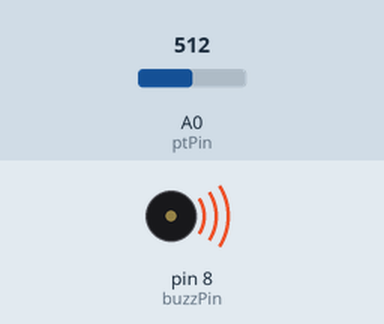
Recording of a sketch running on a simulated Arduino Uno, built with avr-gcc and run on an emulated ATmega328P. On the bench: buzzer (waves = sounding). The inputs (shaded band) are chosen by the test bench; at power-on: A0 (ptPin) = 512.

Above: at 0.1 s.
Timing chart, 0 to 1.6 s (numbered marks = the images above):
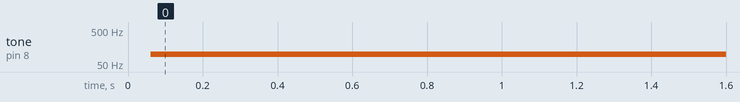

The sketch:

passive_buzzer.ino
```cpp
int buzzPin = 8;
int dt1 = 5;
int dt2 = 1 ;
int ptPin = A0;
int potval ;
int toneval;

void setup() {
  // put your setup code here, to run once:
pinMode(buzzPin, OUTPUT);
pinMode(ptPin, INPUT);

}

void loop() {
  // put your main code here, to run repeatedly:

potval = analogRead(ptPin);
toneval = (9940./1023.) * potval + 60; // between 60 and 10000

digitalWrite(buzzPin, HIGH);
delayMicroseconds(toneval);
digitalWrite(buzzPin, LOW);
delayMicroseconds(toneval);
}
```

Measured:
- by itself, tone on pin 8 (buzzPin): silent → 98 Hz at 0.06 s
